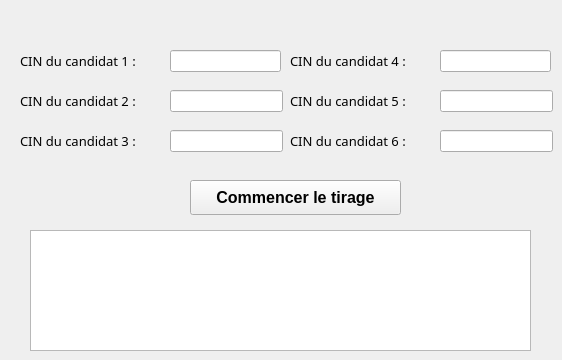
        <widget class="QWidget" name="tab_33">
         <attribute name="title">
          <string>Tirage au sort</string>
         </attribute>
         <widget class="QPushButton" name="pb_tirage">
          <property name="geometry">
           <rect>
            <x>190</x>
            <y>180</y>
            <width>211</width>
            <height>35</height>
           </rect>
          </property>
          <property name="font">
           <font>
            <family>Microsoft JhengHei UI</family>
            <pointsize>12</pointsize>
            <weight>75</weight>
            <bold>true</bold>
           </font>
          </property>
          <property name="text">
           <string>Commencer le tirage</string>
          </property>
         </widget>
         <widget class="QTableView" name="tab_tirage">
          <property name="geometry">
           <rect>
            <x>30</x>
            <y>230</y>
            <width>501</width>
            <height>121</height>
           </rect>
          </property>
         </widget>
         <widget class="QLabel" name="label_77">
          <property name="geometry">
           <rect>
            <x>20</x>
            <y>50</y>
            <width>145</width>
            <height>21</height>
           </rect>
          </property>
          <property name="font">
           <font>
            <family>Segoe MDL2 Assets</family>
            <pointsize>10</pointsize>
           </font>
          </property>
          <property name="text">
           <string>CIN du candidat 1 :</string>
          </property>
         </widget>
         <widget class="QLabel" name="label_78">
          <property name="geometry">
           <rect>
            <x>20</x>
            <y>90</y>
            <width>145</width>
            <height>21</height>
           </rect>
          </property>
          <property name="font">
           <font>
            <family>Segoe MDL2 Assets</family>
            <pointsize>10</pointsize>
           </font>
          </property>
          <property name="text">
           <string>CIN du candidat 2 :</string>
          </property>
         </widget>
         <widget class="QLabel" name="label_79">
          <property name="geometry">
           <rect>
            <x>20</x>
            <y>130</y>
            <width>145</width>
            <height>21</height>
           </rect>
          </property>
          <property name="font">
           <font>
            <family>Segoe MDL2 Assets</family>
            <pointsize>10</pointsize>
           </font>
          </property>
          <property name="text">
           <string>CIN du candidat 3 :</string>
          </property>
         </widget>
         <widget class="QLabel" name="label_80">
          <property name="geometry">
           <rect>
            <x>290</x>
            <y>50</y>
            <width>145</width>
            <height>21</height>
           </rect>
          </property>
          <property name="font">
           <font>
            <family>Segoe MDL2 Assets</family>
            <pointsize>10</pointsize>
           </font>
          </property>
          <property name="text">
           <string>CIN du candidat 4 :</string>
          </property>
         </widget>
         <widget class="QLabel" name="label_81">
          <property name="geometry">
           <rect>
            <x>290</x>
            <y>90</y>
            <width>145</width>
            <height>21</height>
           </rect>
          </property>
          <property name="font">
           <font>
            <family>Segoe MDL2 Assets</family>
            <pointsize>10</pointsize>
           </font>
          </property>
          <property name="text">
           <string>CIN du candidat 5 :</string>
          </property>
         </widget>
         <widget class="QLabel" name="label_82">
          <property name="geometry">
           <rect>
            <x>290</x>
            <y>130</y>
            <width>145</width>
            <height>21</height>
           </rect>
          </property>
          <property name="font">
           <font>
            <family>Segoe MDL2 Assets</family>
            <pointsize>10</pointsize>
           </font>
          </property>
          <property name="text">
           <string>CIN du candidat 6 :</string>
          </property>
         </widget>
         <widget class="QLineEdit" name="tirage1">
          <property name="geometry">
           <rect>
            <x>170</x>
            <y>50</y>
            <width>111</width>
            <height>22</height>
           </rect>
          </property>
         </widget>
         <widget class="QLineEdit" name="tirage2">
          <property name="geometry">
           <rect>
            <x>170</x>
            <y>90</y>
            <width>113</width>
            <height>22</height>
           </rect>
          </property>
         </widget>
         <widget class="QLineEdit" name="tirage3">
          <property name="geometry">
           <rect>
            <x>170</x>
            <y>130</y>
            <width>113</width>
            <height>22</height>
           </rect>
          </property>
         </widget>
         <widget class="QLineEdit" name="tirage4">
          <property name="geometry">
           <rect>
            <x>440</x>
            <y>50</y>
            <width>111</width>
            <height>22</height>
           </rect>
          </property>
         </widget>
         <widget class="QLineEdit" name="tirage5">
          <property name="geometry">
           <rect>
            <x>440</x>
            <y>90</y>
            <width>113</width>
            <height>22</height>
           </rect>
          </property>
         </widget>
         <widget class="QLineEdit" name="tirage6">
          <property name="geometry">
           <rect>
            <x>440</x>
            <y>130</y>
            <width>113</width>
            <height>22</height>
           </rect>
          </property>
         </widget>
        </widget>
